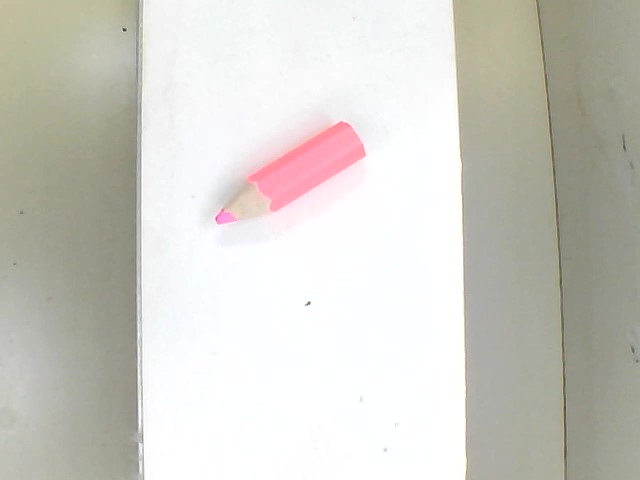
#> input picture project/picture/Pink.jpg, 640 x 480 px, found by its file name
$ python pink.py
#> lines starting #> are read from the running program, lines starting #| are printed output that depends on the picture; after the words box and inside, x2 and y2 are one past the last pixel; in counts of white or black regions, pixels touching at a corner belong together
import numpy as np
import cv2

img = cv2.imread('pink.jpg')
#> img is the input picture: shape (480, 640, 3); mean B, G, R 198.9, 206.1, 207.7

hsv = cv2.cvtColor(img,cv2.COLOR_BGR2HSV)
#> hsv: shape (480, 640, 3); mean H, S, V 55.1, 15.5, 208.8

lower_red = np.array([155,80,60])
upper_red = np.array([180,255,255])

mask1 = cv2.inRange(hsv, lower_red, upper_red)
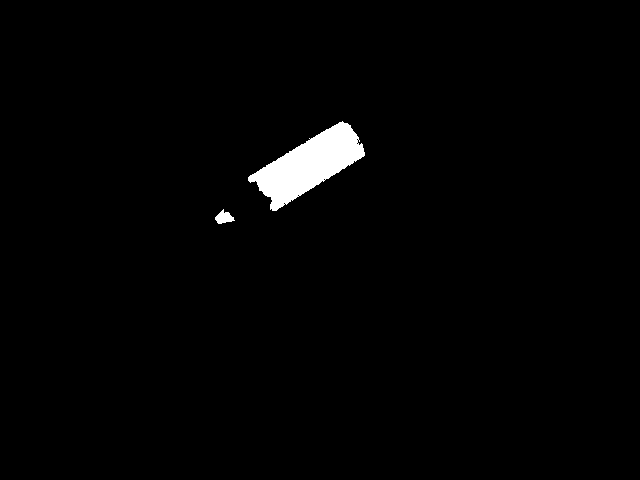
#> mask1: shape (480, 640); 1.6% white; 2 white regions, box (x1, y1, x2, y2) and area: (248, 121, 365, 211) 4689, (215, 209, 235, 224) 171
res2 = cv2.bitwise_and(img,img, mask= mask1)

kernel = np.ones((5,5),np.uint8)

erosion = cv2.erode(res2,kernel,iterations = 1)
opening = cv2.morphologyEx(erosion,cv2.MORPH_OPEN,kernel)

cv2.imshow('erosion',erosion)
cv2.imshow('img',img)
cv2.imshow('mask',mask1)
cv2.imshow('res',res2)
cv2.imshow('opening',opening)

#ตูดดินสอ มันหายไปนิดนึง
